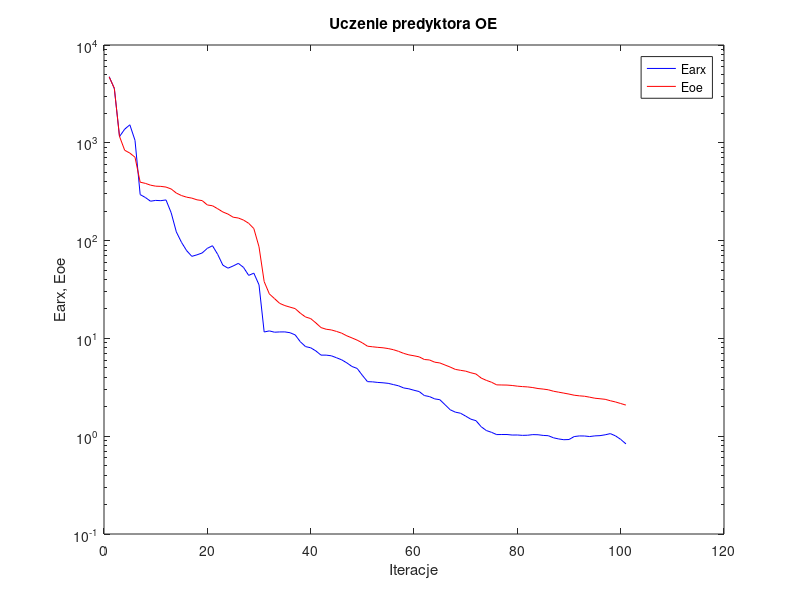
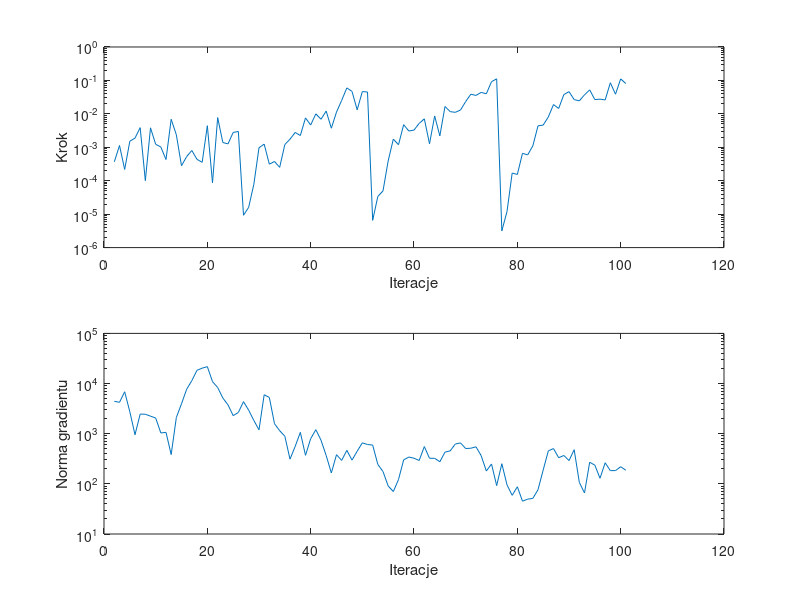

The MATLAB source for these figures, in order:
%uczenie predyktora oe
clear all;
n=0; farx(n+1)=4.744965e+003; foe(n+1)=4.718399e+003; wspucz(n+1)=0.000000e+000; ng(n+1)=0.000000e+000;
%odnowa zmiennej metryki
n=1; farx(n+1)=3.591347e+003; foe(n+1)=3.604351e+003; krok(n+1)=3.684136e-004; ng(n+1)=4.421862e+003;
n=2; farx(n+1)=1.157566e+003; foe(n+1)=1.163683e+003; krok(n+1)=1.130654e-003; ng(n+1)=4.220512e+003;
n=3; farx(n+1)=1.377774e+003; foe(n+1)=8.393451e+002; krok(n+1)=2.176111e-004; ng(n+1)=6.859777e+003;
n=4; farx(n+1)=1.528011e+003; foe(n+1)=7.848198e+002; krok(n+1)=1.520298e-003; ng(n+1)=2.736009e+003;
n=5; farx(n+1)=1.059931e+003; foe(n+1)=7.123678e+002; krok(n+1)=1.882699e-003; ng(n+1)=9.534923e+002;
n=6; farx(n+1)=2.954311e+002; foe(n+1)=3.957685e+002; krok(n+1)=3.868579e-003; ng(n+1)=2.460246e+003;
n=7; farx(n+1)=2.760626e+002; foe(n+1)=3.848009e+002; krok(n+1)=1.007341e-004; ng(n+1)=2.444861e+003;
n=8; farx(n+1)=2.528413e+002; foe(n+1)=3.690077e+002; krok(n+1)=3.818612e-003; ng(n+1)=2.236699e+003;
n=9; farx(n+1)=2.576844e+002; foe(n+1)=3.602733e+002; krok(n+1)=1.229105e-003; ng(n+1)=2.056273e+003;
n=10; farx(n+1)=2.560673e+002; foe(n+1)=3.585061e+002; krok(n+1)=1.020148e-003; ng(n+1)=1.034497e+003;
n=11; farx(n+1)=2.604822e+002; foe(n+1)=3.527145e+002; krok(n+1)=4.302964e-004; ng(n+1)=1.063003e+003;
n=12; farx(n+1)=1.927416e+002; foe(n+1)=3.372128e+002; krok(n+1)=6.893113e-003; ng(n+1)=3.839283e+002;
n=13; farx(n+1)=1.226995e+002; foe(n+1)=3.061943e+002; krok(n+1)=2.371549e-003; ng(n+1)=2.100787e+003;
n=14; farx(n+1)=9.596081e+001; foe(n+1)=2.887851e+002; krok(n+1)=2.796501e-004; ng(n+1)=3.948143e+003;
n=15; farx(n+1)=7.886557e+001; foe(n+1)=2.780097e+002; krok(n+1)=5.295816e-004; ng(n+1)=7.706693e+003;
n=16; farx(n+1)=6.902891e+001; foe(n+1)=2.718519e+002; krok(n+1)=8.006062e-004; ng(n+1)=1.142682e+004;
n=17; farx(n+1)=7.154689e+001; foe(n+1)=2.612030e+002; krok(n+1)=4.356664e-004; ng(n+1)=1.837290e+004;
n=18; farx(n+1)=7.473898e+001; foe(n+1)=2.564857e+002; krok(n+1)=3.551278e-004; ng(n+1)=2.025536e+004;
n=19; farx(n+1)=8.336297e+001; foe(n+1)=2.315041e+002; krok(n+1)=4.419773e-003; ng(n+1)=2.172990e+004;
n=20; farx(n+1)=8.863220e+001; foe(n+1)=2.270986e+002; krok(n+1)=8.683747e-005; ng(n+1)=1.092717e+004;
n=21; farx(n+1)=7.238307e+001; foe(n+1)=2.117649e+002; krok(n+1)=7.737158e-003; ng(n+1)=8.337878e+003;
n=22; farx(n+1)=5.611031e+001; foe(n+1)=1.962745e+002; krok(n+1)=1.389400e-003; ng(n+1)=5.142086e+003;
n=23; farx(n+1)=5.224406e+001; foe(n+1)=1.866683e+002; krok(n+1)=1.265228e-003; ng(n+1)=3.757303e+003;
n=24; farx(n+1)=5.503041e+001; foe(n+1)=1.734268e+002; krok(n+1)=2.774090e-003; ng(n+1)=2.292128e+003;
n=25; farx(n+1)=5.852115e+001; foe(n+1)=1.702146e+002; krok(n+1)=2.973498e-003; ng(n+1)=2.648901e+003;
%odnowa zmiennej metryki
n=26; farx(n+1)=5.321856e+001; foe(n+1)=1.621993e+002; krok(n+1)=9.263868e-006; ng(n+1)=4.356356e+003;
n=27; farx(n+1)=4.410368e+001; foe(n+1)=1.502823e+002; krok(n+1)=1.602043e-005; ng(n+1)=2.946783e+003;
n=28; farx(n+1)=4.646938e+001; foe(n+1)=1.327463e+002; krok(n+1)=7.813213e-005; ng(n+1)=1.838857e+003;
n=29; farx(n+1)=3.533307e+001; foe(n+1)=8.647058e+001; krok(n+1)=9.696269e-004; ng(n+1)=1.193968e+003;
n=30; farx(n+1)=1.163080e+001; foe(n+1)=3.809744e+001; krok(n+1)=1.242369e-003; ng(n+1)=5.978762e+003;
n=31; farx(n+1)=1.193053e+001; foe(n+1)=2.852178e+001; krok(n+1)=3.127269e-004; ng(n+1)=5.281222e+003;
n=32; farx(n+1)=1.157273e+001; foe(n+1)=2.552071e+001; krok(n+1)=3.761980e-004; ng(n+1)=1.583112e+003;
n=33; farx(n+1)=1.164329e+001; foe(n+1)=2.282185e+001; krok(n+1)=2.509069e-004; ng(n+1)=1.148074e+003;
n=34; farx(n+1)=1.165507e+001; foe(n+1)=2.165562e+001; krok(n+1)=1.207660e-003; ng(n+1)=8.913937e+002;
n=35; farx(n+1)=1.143265e+001; foe(n+1)=2.087924e+001; krok(n+1)=1.745241e-003; ng(n+1)=3.105260e+002;
n=36; farx(n+1)=1.086271e+001; foe(n+1)=2.016444e+001; krok(n+1)=2.778799e-003; ng(n+1)=5.573315e+002;
n=37; farx(n+1)=9.241030e+000; foe(n+1)=1.809618e+001; krok(n+1)=2.247173e-003; ng(n+1)=1.061673e+003;
n=38; farx(n+1)=8.247722e+000; foe(n+1)=1.656635e+001; krok(n+1)=7.585588e-003; ng(n+1)=3.704216e+002;
n=39; farx(n+1)=8.020611e+000; foe(n+1)=1.594608e+001; krok(n+1)=4.633174e-003; ng(n+1)=7.952333e+002;
n=40; farx(n+1)=7.449353e+000; foe(n+1)=1.441012e+001; krok(n+1)=1.000091e-002; ng(n+1)=1.203249e+003;
n=41; farx(n+1)=6.746509e+000; foe(n+1)=1.290240e+001; krok(n+1)=6.884742e-003; ng(n+1)=7.419366e+002;
n=42; farx(n+1)=6.745420e+000; foe(n+1)=1.240714e+001; krok(n+1)=1.213054e-002; ng(n+1)=3.683850e+002;
n=43; farx(n+1)=6.641125e+000; foe(n+1)=1.220651e+001; krok(n+1)=3.722051e-003; ng(n+1)=1.650524e+002;
n=44; farx(n+1)=6.340923e+000; foe(n+1)=1.178648e+001; krok(n+1)=1.129495e-002; ng(n+1)=3.814836e+002;
n=45; farx(n+1)=6.039500e+000; foe(n+1)=1.131422e+001; krok(n+1)=2.521242e-002; ng(n+1)=2.933626e+002;
n=46; farx(n+1)=5.619735e+000; foe(n+1)=1.062407e+001; krok(n+1)=5.983917e-002; ng(n+1)=4.656583e+002;
n=47; farx(n+1)=5.160988e+000; foe(n+1)=1.011151e+001; krok(n+1)=4.703530e-002; ng(n+1)=2.976080e+002;
n=48; farx(n+1)=4.929189e+000; foe(n+1)=9.596162e+000; krok(n+1)=1.321526e-002; ng(n+1)=4.465774e+002;
n=49; farx(n+1)=4.194226e+000; foe(n+1)=9.006258e+000; krok(n+1)=4.633705e-002; ng(n+1)=6.579280e+002;
n=50; farx(n+1)=3.612409e+000; foe(n+1)=8.322670e+000; krok(n+1)=4.502187e-002; ng(n+1)=6.084619e+002;
%odnowa zmiennej metryki
n=51; farx(n+1)=3.594661e+000; foe(n+1)=8.206651e+000; krok(n+1)=6.541132e-006; ng(n+1)=5.938008e+002;
n=52; farx(n+1)=3.546306e+000; foe(n+1)=8.100498e+000; krok(n+1)=3.386439e-005; ng(n+1)=2.436352e+002;
n=53; farx(n+1)=3.516701e+000; foe(n+1)=8.018713e+000; krok(n+1)=4.963293e-005; ng(n+1)=1.760993e+002;
n=54; farx(n+1)=3.471645e+000; foe(n+1)=7.872899e+000; krok(n+1)=3.909578e-004; ng(n+1)=9.075823e+001;
n=55; farx(n+1)=3.372905e+000; foe(n+1)=7.668107e+000; krok(n+1)=1.758026e-003; ng(n+1)=7.022017e+001;
n=56; farx(n+1)=3.278064e+000; foe(n+1)=7.376697e+000; krok(n+1)=1.193235e-003; ng(n+1)=1.220801e+002;
n=57; farx(n+1)=3.114829e+000; foe(n+1)=7.030440e+000; krok(n+1)=4.738412e-003; ng(n+1)=3.007643e+002;
n=58; farx(n+1)=3.052720e+000; foe(n+1)=6.786529e+000; krok(n+1)=3.065383e-003; ng(n+1)=3.423848e+002;
n=59; farx(n+1)=2.949226e+000; foe(n+1)=6.641924e+000; krok(n+1)=3.272337e-003; ng(n+1)=3.243082e+002;
n=60; farx(n+1)=2.861315e+000; foe(n+1)=6.476696e+000; krok(n+1)=5.186798e-003; ng(n+1)=2.925850e+002;
n=61; farx(n+1)=2.604558e+000; foe(n+1)=6.085988e+000; krok(n+1)=7.088910e-003; ng(n+1)=5.541617e+002;
n=62; farx(n+1)=2.541377e+000; foe(n+1)=6.018764e+000; krok(n+1)=1.271814e-003; ng(n+1)=3.236179e+002;
n=63; farx(n+1)=2.407977e+000; foe(n+1)=5.715161e+000; krok(n+1)=8.647968e-003; ng(n+1)=3.229352e+002;
n=64; farx(n+1)=2.362130e+000; foe(n+1)=5.610902e+000; krok(n+1)=2.186130e-003; ng(n+1)=2.761299e+002;
n=65; farx(n+1)=2.100483e+000; foe(n+1)=5.344586e+000; krok(n+1)=1.660195e-002; ng(n+1)=4.290139e+002;
n=66; farx(n+1)=1.864368e+000; foe(n+1)=5.095871e+000; krok(n+1)=1.165759e-002; ng(n+1)=4.541721e+002;
n=67; farx(n+1)=1.761969e+000; foe(n+1)=4.820537e+000; krok(n+1)=1.109636e-002; ng(n+1)=6.228291e+002;
n=68; farx(n+1)=1.717748e+000; foe(n+1)=4.717468e+000; krok(n+1)=1.301252e-002; ng(n+1)=6.550637e+002;
n=69; farx(n+1)=1.604271e+000; foe(n+1)=4.626102e+000; krok(n+1)=2.331518e-002; ng(n+1)=5.061976e+002;
n=70; farx(n+1)=1.493320e+000; foe(n+1)=4.453961e+000; krok(n+1)=3.863769e-002; ng(n+1)=5.131000e+002;
n=71; farx(n+1)=1.441044e+000; foe(n+1)=4.322898e+000; krok(n+1)=3.557944e-002; ng(n+1)=5.478786e+002;
n=72; farx(n+1)=1.250303e+000; foe(n+1)=3.934118e+000; krok(n+1)=4.382471e-002; ng(n+1)=3.647538e+002;
n=73; farx(n+1)=1.142842e+000; foe(n+1)=3.723161e+000; krok(n+1)=3.979978e-002; ng(n+1)=1.802934e+002;
n=74; farx(n+1)=1.095581e+000; foe(n+1)=3.563369e+000; krok(n+1)=9.137743e-002; ng(n+1)=2.491159e+002;
n=75; farx(n+1)=1.038884e+000; foe(n+1)=3.350116e+000; krok(n+1)=1.115271e-001; ng(n+1)=9.228326e+001;
%odnowa zmiennej metryki
n=76; farx(n+1)=1.040529e+000; foe(n+1)=3.339672e+000; krok(n+1)=3.164227e-006; ng(n+1)=2.520114e+002;
n=77; farx(n+1)=1.040401e+000; foe(n+1)=3.332546e+000; krok(n+1)=1.197513e-005; ng(n+1)=9.553656e+001;
n=78; farx(n+1)=1.027920e+000; foe(n+1)=3.300596e+000; krok(n+1)=1.691914e-004; ng(n+1)=5.904823e+001;
n=79; farx(n+1)=1.028879e+000; foe(n+1)=3.248822e+000; krok(n+1)=1.543615e-004; ng(n+1)=8.750364e+001;
n=80; farx(n+1)=1.020075e+000; foe(n+1)=3.215604e+000; krok(n+1)=6.603743e-004; ng(n+1)=4.514254e+001;
n=81; farx(n+1)=1.023447e+000; foe(n+1)=3.190572e+000; krok(n+1)=5.911814e-004; ng(n+1)=4.955488e+001;
n=82; farx(n+1)=1.038126e+000; foe(n+1)=3.142261e+000; krok(n+1)=1.104943e-003; ng(n+1)=5.131971e+001;
n=83; farx(n+1)=1.034924e+000; foe(n+1)=3.071964e+000; krok(n+1)=4.372259e-003; ng(n+1)=7.642299e+001;
n=84; farx(n+1)=1.018779e+000; foe(n+1)=3.033708e+000; krok(n+1)=4.608763e-003; ng(n+1)=1.882876e+002;
n=85; farx(n+1)=1.011973e+000; foe(n+1)=2.982248e+000; krok(n+1)=8.085176e-003; ng(n+1)=4.546888e+002;
n=86; farx(n+1)=9.628869e-001; foe(n+1)=2.883176e+000; krok(n+1)=1.897240e-002; ng(n+1)=5.049682e+002;
n=87; farx(n+1)=9.374815e-001; foe(n+1)=2.819985e+000; krok(n+1)=1.448480e-002; ng(n+1)=3.315477e+002;
n=88; farx(n+1)=9.205626e-001; foe(n+1)=2.757522e+000; krok(n+1)=3.766673e-002; ng(n+1)=3.677785e+002;
n=89; farx(n+1)=9.250522e-001; foe(n+1)=2.696009e+000; krok(n+1)=4.616585e-002; ng(n+1)=2.910511e+002;
n=90; farx(n+1)=9.914380e-001; foe(n+1)=2.625323e+000; krok(n+1)=2.667694e-002; ng(n+1)=4.792250e+002;
n=91; farx(n+1)=1.006485e+000; foe(n+1)=2.587251e+000; krok(n+1)=2.452306e-002; ng(n+1)=1.066780e+002;
n=92; farx(n+1)=1.004969e+000; foe(n+1)=2.562272e+000; krok(n+1)=3.703353e-002; ng(n+1)=6.580120e+001;
n=93; farx(n+1)=9.920864e-001; foe(n+1)=2.505984e+000; krok(n+1)=5.214880e-002; ng(n+1)=2.697966e+002;
n=94; farx(n+1)=1.007567e+000; foe(n+1)=2.445519e+000; krok(n+1)=2.667694e-002; ng(n+1)=2.360828e+002;
n=95; farx(n+1)=1.013271e+000; foe(n+1)=2.415699e+000; krok(n+1)=2.753897e-002; ng(n+1)=1.292303e+002;
n=96; farx(n+1)=1.033665e+000; foe(n+1)=2.383302e+000; krok(n+1)=2.610023e-002; ng(n+1)=2.630356e+002;
n=97; farx(n+1)=1.062780e+000; foe(n+1)=2.305065e+000; krok(n+1)=8.509079e-002; ng(n+1)=1.835387e+002;
n=98; farx(n+1)=1.007532e+000; foe(n+1)=2.239117e+000; krok(n+1)=3.863769e-002; ng(n+1)=1.837847e+002;
n=99; farx(n+1)=9.283133e-001; foe(n+1)=2.159383e+000; krok(n+1)=1.111619e-001; ng(n+1)=2.193819e+002;
n=100; farx(n+1)=8.359238e-001; foe(n+1)=2.080835e+000; krok(n+1)=8.057849e-002; ng(n+1)=1.867625e+002;

figure; semilogy(farx,'b'); hold on; semilogy(foe,'r'); xlabel('Iteracje'); ylabel('Earx, Eoe'); legend('Earx','Eoe'); title('Uczenie predyktora OE');
figure; subplot(2,1,1); semilogy(krok); xlabel('Iteracje'); ylabel('Krok');
subplot(2,1,2); semilogy(ng); xlabel('Iteracje'); ylabel('Norma gradientu');
Earx=farx(n+1)
Eoe=foe(n+1)
